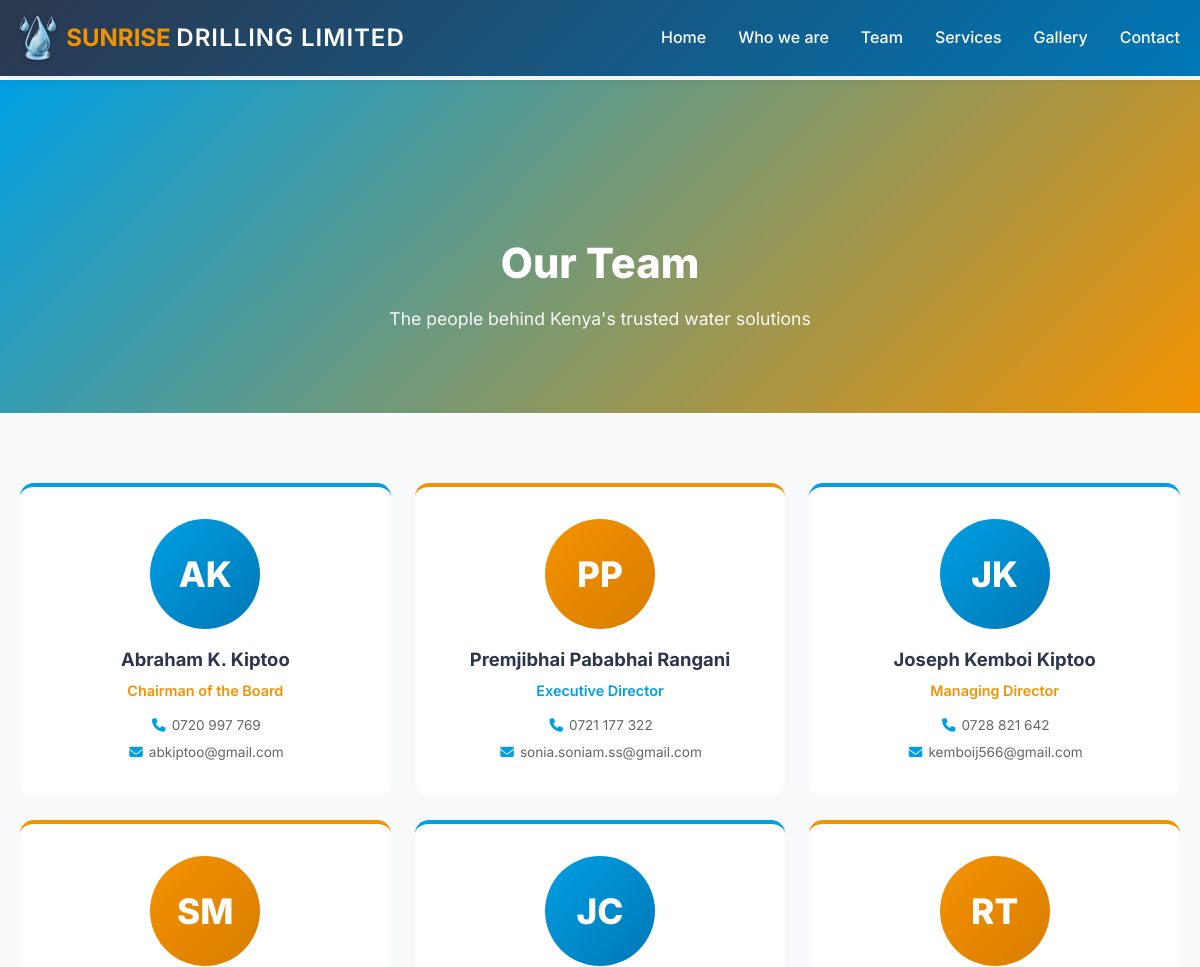
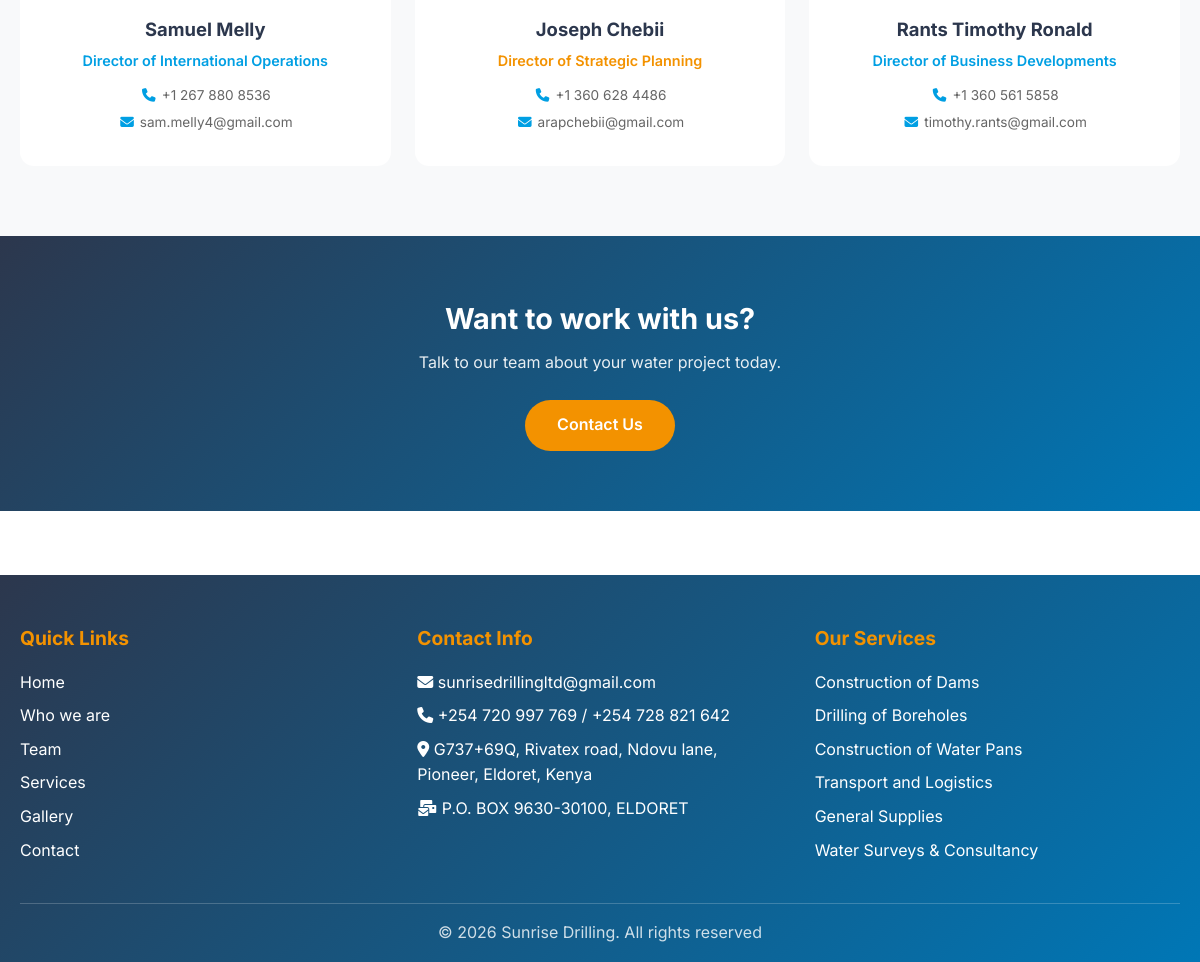
Page /team/ on the committed database (2 pictures, top to bottom).
### main/models.py (models this page shows, shortened)
class SingletonModel(models.Model):
    class Meta:
        abstract = True
    @classmethod
    def load(cls):
        obj, _ = cls.objects.get_or_create(pk=1)
        return obj

class TeamPageContent(SingletonModel):
    header_title = models.CharField(max_length=200, default="Our Team")
    header_subtitle = models.CharField(
        max_length=255, default="The people behind Kenya's trusted water solutions")
    cta_title = models.CharField(max_length=200, default="Want to work with us?")
    cta_subtitle = models.CharField(max_length=255,
                                    default="Talk to our team about your water project today.")
    class Meta:
        verbose_name = "Team Page"
        verbose_name_plural = "Team Page"

class TeamMember(models.Model):
    name = models.CharField(max_length=200)
    role = models.CharField(max_length=200)
    phone = models.CharField(max_length=30, blank=True)
    email = models.EmailField(blank=True)
    photo = models.ImageField(upload_to='team/', blank=True, null=True)
    bio = models.TextField(blank=True)
    order = models.PositiveIntegerField(default=0)
    class Meta:
        verbose_name = "Team Member"
        verbose_name_plural = "Team Members"
        ordering = ['order']
    def initials(self):
        parts = [p for p in self.name.split() if p and p[0].isalpha()]
        return ''.join(p[0].upper() for p in parts[:2])

class SiteSettings(SingletonModel):
    email = models.EmailField(default="sunrisedrillingltd@gmail.com")
    phone_primary = models.CharField(max_length=30, default="+254 720 997 769")
    phone_secondary = models.CharField(max_length=30, blank=True, default="+254 728 821 642")
    physical_address = models.CharField(
        max_length=255, default="G737+69Q, Rivatex road, Ndovu lane, Pioneer, Eldoret, Kenya")
    postal_address = models.CharField(max_length=255, default="P.O. BOX 9630-30100, ELDORET")
    website = models.CharField(max_length=100, default="www.sunrisedrillingltd.com")
    business_hours = models.TextField(
        default=("Monday - Friday: 8:00 AM - 6:00 PM\nSaturday: 9:00 AM - 4:00 PM\n"
                 "Sunday: Emergency services only\nEmergency: 24/7 Available"),
        help_text="One line per entry; shown on the contact page")
    map_embed_url = models.TextField(
        blank=True, help_text="Google Maps embed URL for the contact page map")
    map_title = models.CharField(max_length=200, default="Sunrise Drilling Ltd Headquarters")
    map_address = models.TextField(
        default="G737+69Q, Rivatex road, Ndovu lane, Pioneer\nEldoret, Uasin Gishu County, Kenya")
    facebook_url = models.URLField(blank=True)
    instagram_url = models.URLField(blank=True)
    twitter_url = models.URLField(blank=True)
    tiktok_url = models.URLField(blank=True)
    copyright_text = models.CharField(max_length=200,
                                      default="Sunrise Drilling. All rights reserved")
    class Meta:
        verbose_name = "Site Settings"
        verbose_name_plural = "Site Settings"

class Service(models.Model):
    title = models.CharField(max_length=200)
    description = models.TextField()
    image = models.ImageField(upload_to='services/images/', blank=True, null=True)
    features = models.TextField(help_text="Enter features as a comma-separated list")
    primary_cta_text = models.CharField(max_length=50, default="Get Quote")
    primary_cta_url = models.CharField(max_length=200, default="main:contact")
    secondary_cta_text = models.CharField(max_length=50, default="View Projects")
    secondary_cta_url = models.CharField(max_length=200, default="main:gallery")
    order = models.PositiveIntegerField(default=0)
    class Meta:
        verbose_name = "Service"
        verbose_name_plural = "Services"
        ordering = ['order']

### main/views.py (the view)
# urls.py: path('team/', views.team, name='team'),
def team(request):
    return render(request, 'main/team.html', {
        'content': TeamPageContent.load(),
        'team_members': TeamMember.objects.all(),
    })

### main/context_processors.py (called while the page is built)
def site_content(request):
    return {
        'site_settings': SiteSettings.load(),
        'footer_services': Service.objects.all()[:6],
    }

### templates/main/team.html (shortened to what this page needs)
{% extends 'base.html' %}
{% load static %}
{% block extra_css %}
<link rel="stylesheet" href="{% static 'css/team.css' %}">
{% endblock %}
{% block content %}
<section class="page-header team-header">
    <div class="container">
        <h1 class="page-title">{{ content.header_title }}</h1>
        <p class="page-subtitle">{{ content.header_subtitle }}</p>
    </div>
</section>
<section class="team-section">
    <div class="container">
        <div class="team-grid">
            {% for member in team_members %}
            <div class="team-card animate-on-scroll">
                {% if member.photo %}
                <img class="team-photo" src="{{ member.photo.url }}" alt="{{ member.name }}">
                {% else %}
                <div class="team-avatar">{{ member.initials }}</div>
                {% endif %}
                <h3 class="team-name">{{ member.name }}</h3>
                <p class="team-role">{{ member.role }}</p>
                <div class="team-contacts">
                    {% if member.phone %}
                    <a href="tel:{{ member.phone|cut:" " }}"><i class="fas fa-phone"></i> {{ member.phone }}</a>
                    {% endif %}
                    {% if member.email %}
                    <a href="mailto:{{ member.email }}"><i class="fas fa-envelope"></i> {{ member.email }}</a>
                    {% endif %}
                </div>
            </div>
            {% empty %}
            <p class="team-empty">Team information coming soon.</p>
            {% endfor %}
        </div>
    </div>
</section>
<section class="team-cta">
    <div class="container">
        <h2>{{ content.cta_title }}</h2>
        <p>{{ content.cta_subtitle }}</p>
        <a href="{% url 'main:contact' %}" class="btn btn-primary">Contact Us</a>
    </div>
</section>
{% endblock %}

### templates/base.html (shortened to what this page needs)
{% load static %}
<!DOCTYPE html>
<html lang="en">
<head>
    <link rel="stylesheet" href="https://cdnjs.cloudflare.com/ajax/libs/font-awesome/6.4.0/css/all.min.css">
    {% block extra_css %}{% endblock %}
</head>
<body>
    <header class="header">
        <div class="container">
            <div class="header-content">
                <a href="{% url 'main:home' %}" class="logo">
                    <img src="{% static 'images/logo-drop-sm.png' %}" alt="Sunrise Drilling Limited logo">
                    <span class="logo-text"><span class="logo-sunrise">SUNRISE</span> <span class="logo-rest">DRILLING LIMITED</span></span>
                </a>
                <nav>
                    <ul class="nav-menu" id="navMenu">
                        <li><a href="{% url 'main:home' %}">Home</a></li>
                        <li><a href="{% url 'main:about' %}">Who we are</a></li>
                        <li><a href="{% url 'main:team' %}">Team</a></li>
                        <li><a href="{% url 'main:services' %}">Services</a></li>
                        <li><a href="{% url 'main:gallery' %}">Gallery</a></li>
                        <li><a href="{% url 'main:contact' %}">Contact</a></li>
                    </ul>
                </nav>
            </div>
        </div>
    </header>
    <main class="main-content">
        {% block content %}{% endblock %}
    </main>
    <footer class="footer">
        <div class="container">
            <div class="footer-content">
                <div class="footer-section">
                    <h3>Quick Links</h3>
                    <a href="{% url 'main:home' %}">Home</a>
                    <a href="{% url 'main:about' %}">Who we are</a>
                    <a href="{% url 'main:team' %}">Team</a>
                    <a href="{% url 'main:services' %}">Services</a>
                    <a href="{% url 'main:gallery' %}">Gallery</a>
                    <a href="{% url 'main:contact' %}">Contact</a>
                </div>
                <div class="footer-section">
                    <h3>Contact Info</h3>
                    <p><i class="fas fa-envelope"></i> {{ site_settings.email }}</p>
                    <p><i class="fas fa-phone"></i> {{ site_settings.phone_primary }}{% if site_settings.phone_secondary %} / {{ site_settings.phone_secondary }}{% endif %}</p>
                    <p><i class="fas fa-map-marker-alt"></i> {{ site_settings.physical_address }}</p>
                    <p><i class="fas fa-mail-bulk"></i> {{ site_settings.postal_address }}</p>
                </div>
                <div class="footer-section">
                    <h3>Our Services</h3>
                    {% for service in footer_services %}
                    <p>{{ service.title }}</p>
                    {% endfor %}
                </div>
            </div>
            <div class="footer-bottom">
                <p>&copy; {% now "Y" %} {{ site_settings.copyright_text }}</p>
            </div>
        </div>
    </footer>
</body>
</html>

### static/css/team.css (style rules this page uses)
.team-header { background: linear-gradient(135deg, var(--primary-blue) 0%, var(--primary-orange) 100%); padding: 150px 0 80px; text-align: center; color: var(--white); }
.team-header .page-title { font-size: 2.6rem; font-weight: 800; }
.team-header .page-subtitle { margin-top: 0.5rem; font-size: 1.1rem; opacity: 0.95; }
.team-section { padding: 70px 0; background: var(--light-gray); }
.team-grid { display: grid; grid-template-columns: repeat(auto-fit, minmax(280px, 1fr)); gap: 1.5rem; }
.team-card { background: var(--white); border-radius: 14px; padding: 2rem 1.5rem; text-align: center; box-shadow: var(--shadow); border-top: 4px solid var(--primary-blue); transition: transform 0.3s ease, box-shadow 0.3s ease; }
.team-card:nth-child(even) { border-top-color: var(--primary-orange); }
.team-avatar { width: 110px; height: 110px; border-radius: 50%; margin: 0 auto 1rem; display: flex; align-items: center; justify-content: center; font-size: 2.2rem; font-weight: 800; color: var(--white); background: linear-gradient(135deg, var(--primary-blue) 0%, var(--brand-blue-deep) 100%); }
.team-card:nth-child(even) .team-avatar { background: linear-gradient(135deg, var(--primary-orange) 0%, #d97d00 100%); }
.team-name { color: var(--brand-navy); font-size: 1.15rem; font-weight: 700; }
.team-role { color: var(--primary-orange); font-weight: 600; font-size: 0.9rem; margin: 0.3rem 0 0.8rem; }
.team-card:nth-child(even) .team-role { color: var(--primary-blue); }
.team-contacts { display: flex; flex-direction: column; gap: 0.35rem; }
.team-contacts a { color: var(--text-light); text-decoration: none; font-size: 0.85rem; }
.team-contacts i { color: var(--primary-blue); width: 18px; }
.team-cta { background: linear-gradient(135deg, var(--brand-navy) 0%, var(--brand-blue-deep) 100%); color: var(--white); text-align: center; padding: 60px 0; }
.team-cta h2 { font-size: 1.8rem; margin-bottom: 0.5rem; }
.team-cta p { opacity: 0.9; margin-bottom: 1.5rem; }
.team-cta .btn { background: var(--primary-orange); color: var(--white); padding: 0.8rem 2rem; border-radius: 999px; text-decoration: none; font-weight: 600; display: inline-block; }

### rows in the picture
TeamPageContent: header_title "Our Team", header_subtitle "The people behind Kenya's trusted water solutions", cta_title "Want to work with us?", cta_subtitle "Talk to our team about your water project today."
TeamMember: initials "AK", name "Abraham K. Kiptoo", role "Chairman of the Board", phone "0720 997 769", email "abkiptoo@gmail.com"
TeamMember: initials "PP", name "Premjibhai Pababhai Rangani", role "Executive Director", phone "0721 177 322", email "sonia.soniam.ss@gmail.com"
TeamMember: initials "JK", name "Joseph Kemboi Kiptoo", role "Managing Director", phone "0728 821 642", email "kemboij566@gmail.com"
TeamMember: initials "SM", name "Samuel Melly", role "Director of International Operations", phone "+1 267 880 8536", email "sam.melly4@gmail.com"
TeamMember: initials "JC", name "Joseph Chebii", role "Director of Strategic Planning", phone "+1 360 628 4486", email "arapchebii@gmail.com"
TeamMember: initials "RT", name "Rants Timothy Ronald", role "Director of Business Developments", phone "+1 360 561 5858", email "timothy.rants@gmail.com"
SiteSettings: email "sunrisedrillingltd@gmail.com", phone_primary "+254 720 997 769", phone_secondary "+254 728 821 642", physical_address "G737+69Q, Rivatex road, Ndovu lane, Pioneer, Eldoret, Kenya", postal_address "P.O. BOX 9630-30100, ELDORET", copyright_text "Sunrise Drilling. All rights reserved"
Service: title "Construction of Dams"
Service: title "Drilling of Boreholes"
Service: title "Construction of Water Pans"
Service: title "Transport and Logistics"
Service: title "General Supplies"
Service: title "Water Surveys & Consultancy"
